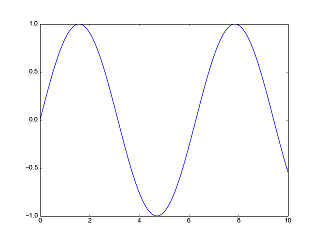
#> input picture PDI P4 - aritmetica/fig1.png, 320 x 240 px
$ jupyter execute PDI4_aritmetica.ipynb
#> lines starting #> are read from the running program, lines starting #| are printed output that depends on the picture
[cell 1]
"PDI 4 - Aritmetica"

[cell 2]
import cv2
import matplotlib.pyplot as plt

[cell 3]
#Imagen 1
img1 = cv2.imread(str("fig1.png"))
#> img1 is the input picture: shape (240, 320, 3); mean B, G, R 252.7, 251.2, 251.2
img1=cv2.cvtColor(img1, cv2.COLOR_BGR2RGB)
plt.imshow(img1)
plt.show()

#Imagen 2
img2 = cv2.imread(str("fig2.png"))
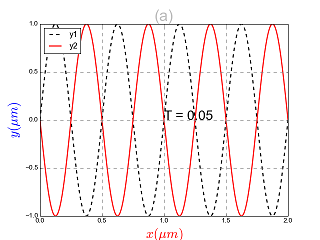
#> input picture PDI P4 - aritmetica/fig2.png, 320 x 240 px
#> img2 is the input picture: shape (240, 320, 3); mean B, G, R 241.9, 241.6, 247.8
img2r=cv2.cvtColor(img2, cv2.COLOR_BGR2RGB)
plt.imshow(img2)

height1, width1, ch1 = img1.shape
#> height1 = 240; width1 = 320; ch1 = 3
height2 = height1
#> height2 = 240
width2 = width1
#> width2 = 320

plt.show()

[cell 4]
#De RGB a YIQ
def rgb_yiq(img, width, height):
    yiq_img = img
    for w in range(width):
        for h in range(height):
            r, g, b = tuple(img[h][w])
            y = 0.299*r + 0.587*g + 0.114*b
            i = 0.595716*r - 0.274453*g - 0.321263*b
            q = 0.211456*r - 0.522591*g + 0.311135*b
            yiq_img[h, w] = [y, i, q]

[cell 5]
#De YIQ a RGB
def yiq_rgb(img, width, height):
    rgb_img = img
    for w in range(width):
        for h in range(height):
            y, i, q = tuple(img[h][w])
            r = y + 0.948262*i + 0.624013*q
            g = y - 0.276066*i - 0.639810*q
            b = y - 1.105450*i + 1.729860*q
            rgb_img[h, w] = [r, g, b]
    return rgb_img

[cell 6]
#Operaciones
opera = str('RGB Suma clampeada')
img3 = 0

if opera == 'RGB Suma promedio':
    img3 = (img1 + img2)/2

elif opera == 'RGB Suma clampeada':
    img3 = img1 + img2
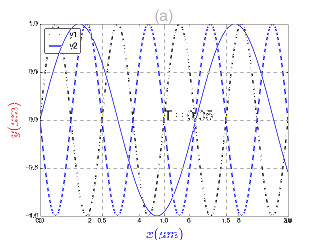
#> img3: shape (240, 320, 3); mean R, G, B 244, 243.8, 248.9
    img3[img3[:,:,0]>255] = 255
    img3[img3[:,:,1]>255] = 255
    img3[img3[:,:,2]>255] = 255

elif opera == 'RGB Resta promedio':
    img3 = (img1 - img2)/2

elif opera == 'RGB Resta clampeada':
    img3 = img1 - img2
    img3[img3[:,:,0]<0] = 0
    img3[img3[:,:,1]<0] = 0
    img3[img3[:,:,2]<0] = 0

elif opera == 'YIQ Suma promedio':
    yiq_img1 = rgb_yiq(img1, width1, height1)
    yiq_img2 = rgb_yiq(img2, width2, height2)
    yiq_img3 = (yiq_img1 + yiq_img2)/2
    height3, width3, ch3 = yiq_img3.shape
    img3 = yiq_rgb(yiq_img3, width3, height3)

elif opera == 'YIQ Suma clampeada':
    yiq_img1 = rgb_yiq(img1, width1, height1)
    yiq_img2 = rgb_yiq(img2, width2, height2)
    yiq_img3 = yiq_img1 + yiq_img2
    height3, width3, ch3 = yiq_img3.shape
    img3 = yiq_rgb(yiq_img3, width3, height3)
    img3[img3[:,:,0]>255] = 255
    img3[img3[:,:,1]>255] = 255
    img3[img3[:,:,2]>255] = 255

elif opera == 'YIQ Resta promedio':
    yiq_img1 = rgb_yiq(img1, width1, height1)
    yiq_img2 = rgb_yiq(img2, width2, height2)
    yiq_img3 = (yiq_img1 - yiq_img2)/2
    height3, width3, ch3 = yiq_img3.shape
    img3 = yiq_rgb(yiq_img3, width3, height3)

elif opera == 'YIQ Resta clampeada':
    yiq_img1 = rgb_yiq(img1, width1, height1)
    yiq_img2 = rgb_yiq(img2, width2, height2)
    yiq_img3 = yiq_img1 - yiq_img2
    height3, width3, ch3 = yiq_img3.shape
    img3 = yiq_rgb(yiq_img3, width3, height3)
    img3[img3[:,:,0]>255] = 255
    img3[img3[:,:,1]>255] = 255
    img3[img3[:,:,2]>255] = 255

elif opera == 'YIQ If ligther':
    yiq_img1 = rgb_yiq(img1, width1, height1)
    yiq_img2 = rgb_yiq(img2, width2, height2)

    yiq_img3 = yiq_img1
    for w in range(width1):
        for h in range(height1):
            y1, i1, q1 = tuple(yiq_img1[h][w])
            y2, i2, q2 = tuple(yiq_img2[h][w])
            if y1 >= y2:
                y = y1
                i = i1
                q = q1
            elif y1 < y2:
                y = y2
                i = i2
                q = q2
                yiq_img3[h, w] = [y, i, q]

        height3, width3, ch3 = yiq_img3.shape
        img3 = yiq_rgb(yiq_img3, width3, height3)
        img3[img3[:,:,0]>255] = 255
        img3[img3[:,:,1]>255] = 255
        img3[img3[:,:,2]>255] = 255

elif opera == 'YIQ If darker':
    yiq_img1 = rgb_yiq(img1, width1, height1)
    yiq_img2 = rgb_yiq(img2, width2, height2)

    yiq_img3 = yiq_img1
    for w in range(width1):
        for h in range(height1):
            y1, i1, q1 = tuple(yiq_img1[h][w])
            y2, i2, q2 = tuple(yiq_img2[h][w])
            if y1 <= y2:
                y = y1
                i = i1
                q = q1
            elif y1 > y2:
                y = y2
                i = i2
                q = q2
                yiq_img3[h, w] = [y, i, q]

        height3, width3, ch3 = yiq_img3.shape
        img3 = yiq_rgb(yiq_img3, width3, height3)
        img3[img3[:,:,0]>255] = 255
        img3[img3[:,:,1]>255] = 255
        img3[img3[:,:,2]>255] = 255
